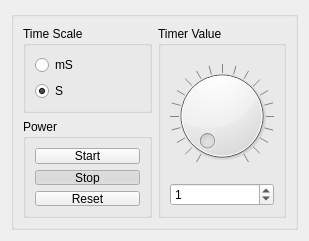
<ui version="4.0" >
 <class>QtTimerWidget</class>
 <widget class="QWidget" name="QtTimerWidget" >
  <property name="geometry" >
   <rect>
    <x>0</x>
    <y>0</y>
    <width>309</width>
    <height>241</height>
   </rect>
  </property>
  <property name="minimumSize" >
   <size>
    <width>285</width>
    <height>220</height>
   </size>
  </property>
  <property name="windowTitle" >
   <string>Form</string>
  </property>
  <layout class="QGridLayout" >
   <item row="0" column="0" >
    <widget class="QGroupBox" name="groupBox_4" >
     <property name="title" >
      <string/>
     </property>
     <layout class="QGridLayout" >
      <item row="0" column="0" >
       <layout class="QGridLayout" >
        <item row="0" column="0" >
         <widget class="QGroupBox" name="groupBox" >
          <property name="title" >
           <string>Time Scale</string>
          </property>
          <layout class="QGridLayout" >
           <item row="0" column="0" >
            <layout class="QGridLayout" >
             <item row="0" column="0" >
              <widget class="QRadioButton" name="mSRadioButton" >
               <property name="text" >
                <string>mS</string>
               </property>
               <property name="checked" >
                <bool>false</bool>
               </property>
              </widget>
             </item>
             <item row="1" column="0" >
              <widget class="QRadioButton" name="sRadioButton" >
               <property name="text" >
                <string>S</string>
               </property>
               <property name="checked" >
                <bool>true</bool>
               </property>
              </widget>
             </item>
            </layout>
           </item>
          </layout>
         </widget>
        </item>
        <item rowspan="2" row="0" column="1" >
         <widget class="QGroupBox" name="groupBox_3" >
          <property name="title" >
           <string>Timer Value</string>
          </property>
          <layout class="QGridLayout" >
           <item row="0" column="0" >
            <layout class="QGridLayout" >
             <item row="0" column="0" >
              <widget class="QDial" name="dial" >
               <property name="maximum" >
                <number>999</number>
               </property>
               <property name="value" >
                <number>1</number>
               </property>
               <property name="wrapping" >
                <bool>false</bool>
               </property>
               <property name="notchTarget" >
                <double>50.000000000000000</double>
               </property>
               <property name="notchesVisible" >
                <bool>true</bool>
               </property>
              </widget>
             </item>
             <item row="1" column="0" >
              <widget class="QSpinBox" name="spinBox" >
               <property name="maximum" >
                <number>999</number>
               </property>
               <property name="value" >
                <number>1</number>
               </property>
              </widget>
             </item>
            </layout>
           </item>
          </layout>
         </widget>
        </item>
        <item row="1" column="0" >
         <widget class="QGroupBox" name="groupBox_2" >
          <property name="title" >
           <string>Power</string>
          </property>
          <layout class="QGridLayout" >
           <item row="0" column="0" >
            <layout class="QGridLayout" >
             <item row="0" column="0" >
              <widget class="QPushButton" name="startButton" >
               <property name="text" >
                <string>Start</string>
               </property>
               <property name="checkable" >
                <bool>true</bool>
               </property>
              </widget>
             </item>
             <item row="1" column="0" >
              <widget class="QPushButton" name="stopButton" >
               <property name="text" >
                <string>Stop</string>
               </property>
               <property name="checkable" >
                <bool>true</bool>
               </property>
               <property name="checked" >
                <bool>true</bool>
               </property>
              </widget>
             </item>
             <item row="2" column="0" >
              <widget class="QPushButton" name="resetButton" >
               <property name="text" >
                <string>Reset</string>
               </property>
              </widget>
             </item>
            </layout>
           </item>
          </layout>
         </widget>
        </item>
       </layout>
      </item>
     </layout>
    </widget>
   </item>
  </layout>
 </widget>
 <resources/>
 <connections>
  <connection>
   <sender>dial</sender>
   <signal>valueChanged(int)</signal>
   <receiver>spinBox</receiver>
   <slot>setValue(int)</slot>
   <hints>
    <hint type="sourcelabel" >
     <x>242</x>
     <y>69</y>
    </hint>
    <hint type="destinationlabel" >
     <x>249</x>
     <y>178</y>
    </hint>
   </hints>
  </connection>
  <connection>
   <sender>spinBox</sender>
   <signal>valueChanged(int)</signal>
   <receiver>dial</receiver>
   <slot>setValue(int)</slot>
   <hints>
    <hint type="sourcelabel" >
     <x>229</x>
     <y>178</y>
    </hint>
    <hint type="destinationlabel" >
     <x>230</x>
     <y>99</y>
    </hint>
   </hints>
  </connection>
 </connections>
</ui>
